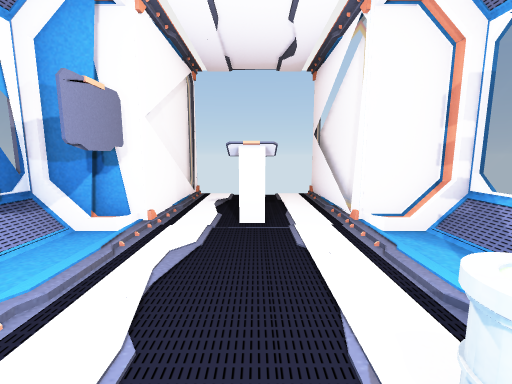
View 1 (above)

15 first-person views from a walk through a Unity game level. The camera is 1.2 m above the floor, tilts 8° down and sees 90° across. Doors are open. The floor is counted in squares, 1 m on a side. Each view is taken from the middle of a square. On the plan, view 1 faces up. The plan holds only what a view shows up to about 12 squares ahead; the rest is blank. The player character is not drawn.

View 2
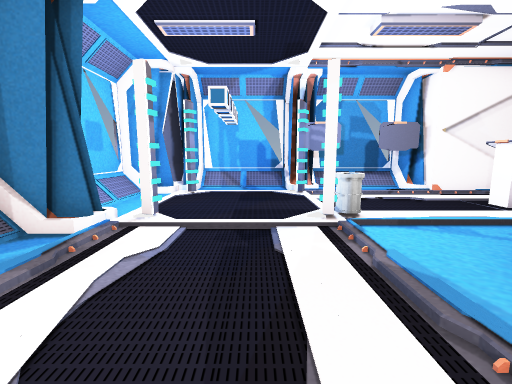

View 3
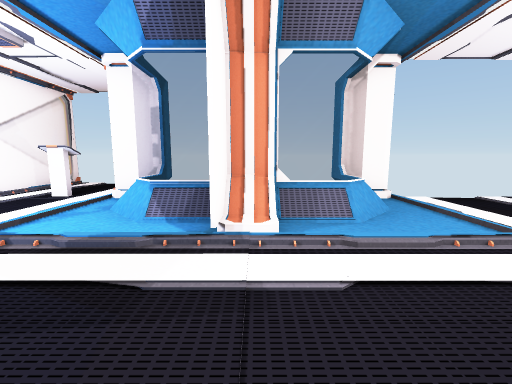

View 4
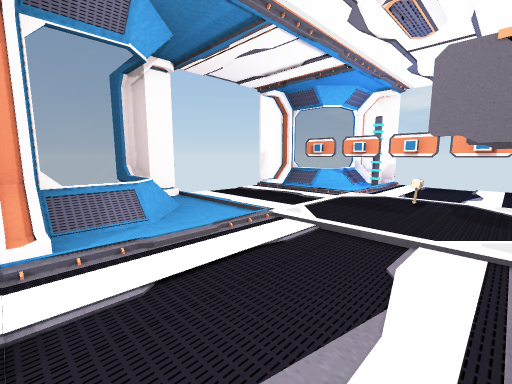

View 5
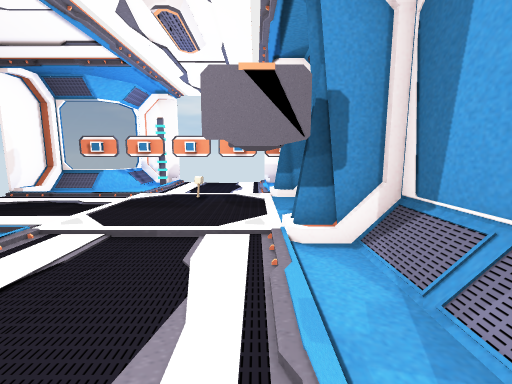

View 6
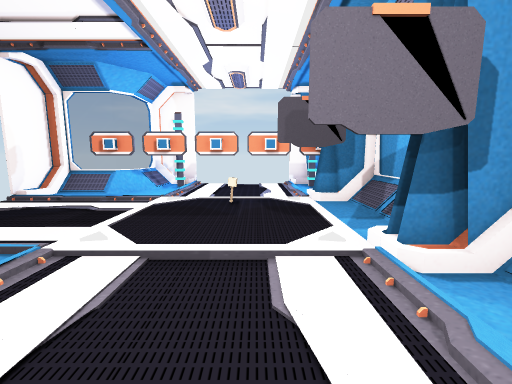

View 7
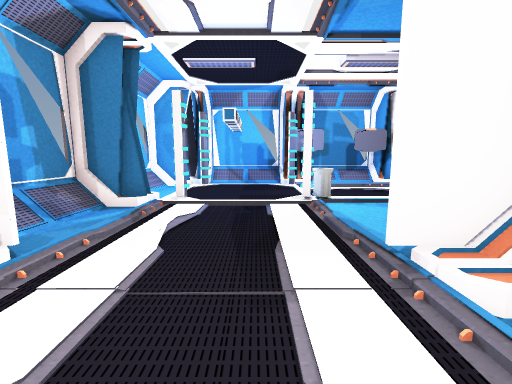

View 8
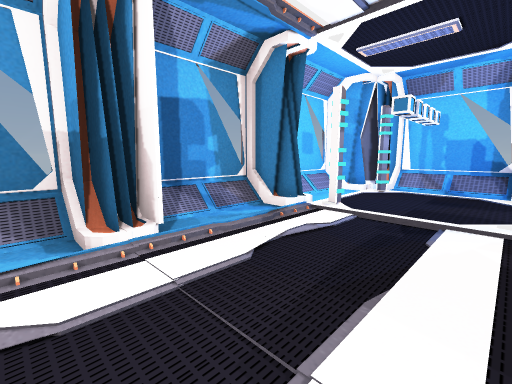

View 9
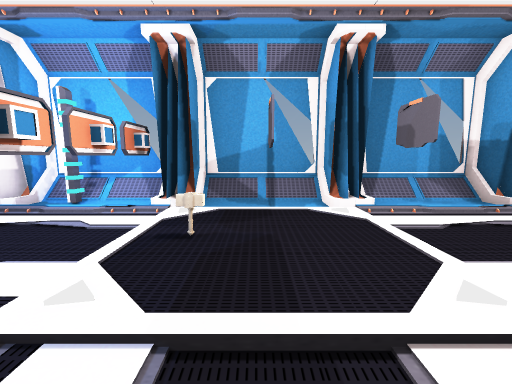

View 10
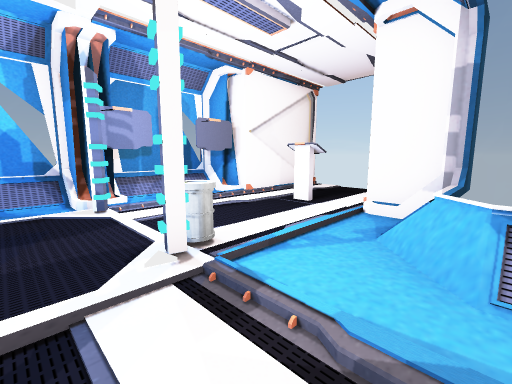

View 11
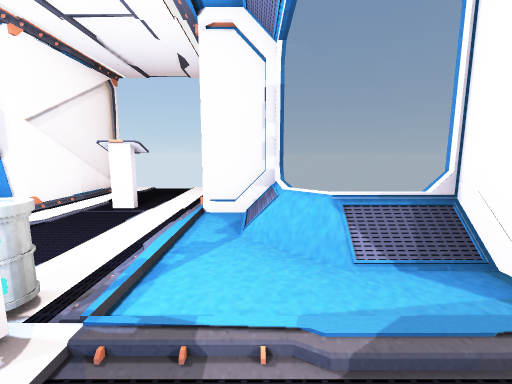

View 12
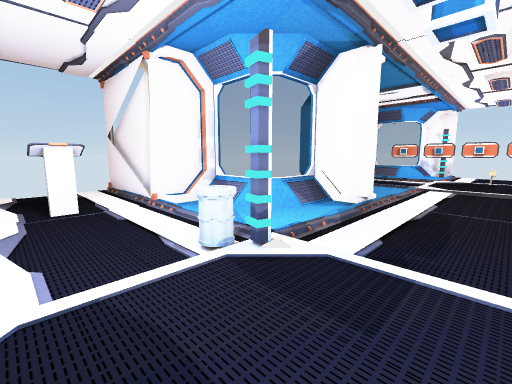

View 13
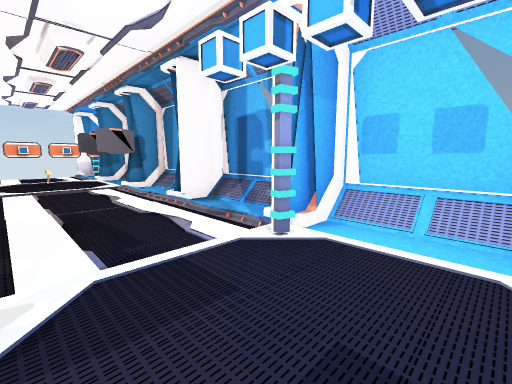

View 14
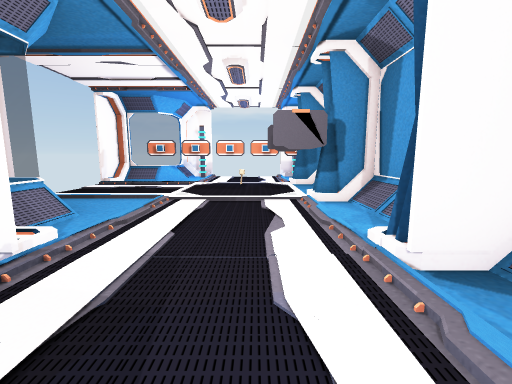

View 15
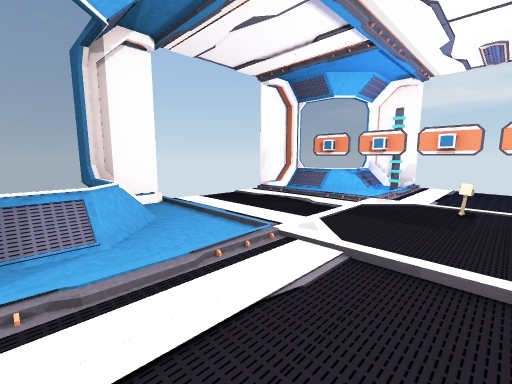

### Floor plan
Points are (right, up) in squares from view 1. A wall is a line through its corners. A room is listed if a view was taken in it or the views show most of it. See-through windows are left out.
Room 1 (views 1, 10, 11, 12, 13, 14)
walls: (3.2, 3.5) (3.2, 4.5) (1.8, 4.5) (1.8, 5); (-2.4, 0.6) (-3, 0.6); (-2.5, 0.2) (-3.4, 0.2); (-2.6, 0.9) (-3.4, 0.9); (-2.6, 0.4) (-3.4, 0.4); (1.6, -2.7) (1.4, -3.2); (3.6, 4.1) (2.5, 4.1); (1.2, -3.2) (1.4, -2.7); (2.1, 5.1) (2.1, 8.4); (5.4, 0.2) (5.4, 2.2); (1.8, -3.5) (1.8, -4.1); (1.8, 5.5) (1.8, 8.5); (2, -3.5) (2, -4.4); (-3.6, 0.2) (-3.6, -3.1) (-2.6, -3.1); (-2.5, 4.1) (-3.6, 4.1) (-3.6, 1); (2.3, -3.6) (2.3, -4.9) (5.4, -4.9) (5.4, -3.5); (-1.7, -3.6) (-1.7, -4.9) (1.5, -4.9) (1.5, -3.9); (-1.9, -3.5) (-1.9, -4.2); (1.8, -4.5) (1.8, -3.6); (1.4, -4.7) (2.5, -4.7); (-3, -3.5) (-2.5, -3.5); (-3.5, -3.3) (-2.3, -3.3); (-1.9, 7.9) (-1.9, 4.5) (-3.3, 4.5); (-2.1, 8.4) (-2.1, 5.3)
low walls: (3.7, 1.9) (3.4, 2.2); (4.1, 1.9) (3.5, 2.5)
ways out: open door at (5, -1.5) to room 2; open door at (0, 8)
objects: other object (-2, 1); other object (-2, 3) to (-2, 4); other object (0, 5); other object (1, 1)
Room 2 (views 2, 3, 4, 5, 6, 7, 8, 9, 15)
walls: (9.7, -3.6) (9.7, -4.5); (10.2, -3.9) (10.2, -4.9) (13.5, -4.9) (13.5, -4); (10, -4) (10, -3.5) (10, -4.9); (9.7, -4.4) (9.7, -3.5); (7.9, 2) (6.3, 2); (13.3, -4.7) (14, -4.7) (14, -3.5); (13.7, -4.7) (13.7, -3.5); (14.2, -4.6) (14.2, -3.9); (14.5, -4.9) (16.9, -4.9); (16.2, 0.5) (16.2, 1); (6.4, 1.9) (4.1, 1.9); (6, -3.5) (6, -4.7); (10, 4.5) (8.6, 4.5); (6.2, -3.9) (6.2, -4.9) (9.5, -4.9) (9.5, -3.9) (9.5, -4.7) (10.4, -4.7); (5.8, -3.5) (5.8, -4.7) (6.4, -4.7); (5.5, -3.5) (5.5, -4.8); (5.5, 1.9) (5.5, 0.2); (15.2, 3.7) (15.2, 4.5) (13.7, 4.5); (15.5, 4.1) (14.5, 4.1)
low walls: (8.5, 2.3) (7.8, 1.6); (8.3, 2.4) (7.9, 2)
ways out: open door at (5, -1.5) to room 1; open door at (11.5, 4); open door at (17, -2.5); gap at (14, 5)
objects: other object (9, -3); other object (12, -3); other object (13, -1); other object (15, -3); other object (15, -2); other object (15, -1); other object (15, 0); other object (15, 1); other object (15, 2); other object (15, 3)

Positions as (right, up) in squares from view 1, and headings:
1: (0, 0), facing up
2: (6, -1), facing left
3: (6, -3), facing up
4: (6, -3), facing up-right
5: (6, -3), facing right
6: (7, -2), facing right
7: (8, -1), facing left
8: (7, 0), facing down-left
9: (12, 2), facing down
10: (4, -1), facing up-left
11: (3, -1), facing up
12: (-1, -2), facing up-right
13: (-1, 0), facing down-right
14: (3, -2), facing right
15: (7, -2), facing up-right
